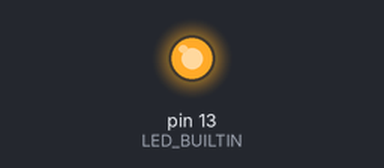
This sketch was run on a simulated Arduino Uno, built with avr-gcc and run on an emulated ATmega328P. Shown: output pins drawn as LEDs (lit = HIGH).

Above: at 0.15 s.
At 8.2 s:
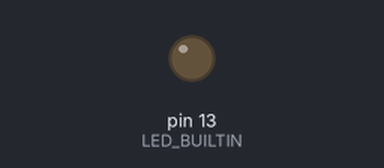
Timing chart, 0 to 11.7 s (numbered marks = the images above):
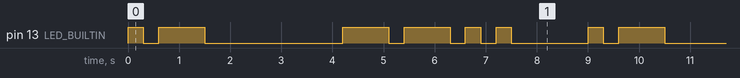

The sketch:

morse_code.ino
```cpp
/*
dot = 1 unit - check
dash = 3 units - check
space between parts of letter = 1 unit
dots, dashs, and the spaces between them in a single letter are covered by dot() and dash()

space between letters = 3 units - 2 units in next_letter() since each dot and dash is already followed with a 1 unit delay
space between words = 7 units - 4 units in next_word() since each dot and dash is already followed with a 1 unit delay plus a 2 unit delay for next_letter().
*/

#define unit 300 // ms

void dot() {
  digitalWrite(LED_BUILTIN, HIGH);
  delay(unit);
  digitalWrite(LED_BUILTIN, LOW);
  delay(unit);
}

void dash() {
  digitalWrite(LED_BUILTIN, HIGH);
  delay(unit * 3);
  digitalWrite(LED_BUILTIN, LOW);
  delay(unit);
}

void next_letter() {
  delay(unit * 2);
}

void next_word() {
  delay(unit * 4);
}

void setup() {
  // initialize digital pin LED_BUILTIN as an output.
  pinMode(LED_BUILTIN, OUTPUT);
}

// the loop function runs over and over again forever
void loop() {
  char message[] = "a z";
  const size_t message_length = sizeof(message);

  for (int i = 0; i < message_length; i++) {
    morse_letter(message[i]);
  }
}

void morse_letter(char letr) {
  switch (letr) {

    case 'a' :
      dot(); dash();
      break;

    case 'b' :
      dash(); dot(); dot(); dot();
      break;

    case 'c' :
      dash(); dot(); dash(); dot();
      break;

    case 'd' :
      dash(); dot(); dot();
      break;

    case 'e' :
      dot();
      break;

    case 'f' :
      dot(); dot(); dash(); dot();
      break;

    case 'g' :
      dash(); dash(); dot();
      break;

    case 'h' :
      dot(); dot(); dot(); dot();
      break;

    case 'i' :
      dot(); dot();
      break;

    case 'j' :
      dot(); dash(); dash(); dash();
      break;

    case 'k' :
      dash(); dot(); dash();
      break;

    case 'l' :
      dot(); dash(); dot(); dot();
      break;

    case 'm' :
      dash(); dash();
      break;

    case 'n' :
      dash(); dot();
      break;

    case 'o' :
      dash(); dash(); dash();
      break;

    case 'p' :
      dot(); dash(); dash(); dot();
      break;

    case 'q' :
      dash(); dash(); dot(); dash();
      break;

    case 'r' :
      dot(); dash(); dot();
      break;

    case 's' :
      dot(); dot(); dot();
      break;

    case 't' :
      dash();
      break;

    case 'u' :
      dot(); dot(); dash();
      break;

    case 'v' :
      dot(); dot(); dot(); dash();
      break;

    case 'w' :
      dot(); dash(); dash();
      break;

    case 'x' :
      dash(); dot(); dot(); dash();
      break;

    case 'y' :
      dash(); dot(); dash(); dash();
      break;

    case 'z' :
      dash(); dash(); dot(); dot();
      break;

    case ' ' :
      next_word();
      break;

    default :
      break;
  }
  next_letter();
}
```

Measured:
- by itself, pin 13 (LED_BUILTIN): repeats every 9.0 s: LOW 0.30 s, HIGH 0.90 s, LOW 2.7 s, 2 × (HIGH 0.90 s, LOW 0.30 s), HIGH 0.30 s, LOW 0.30 s, HIGH 0.30 s, LOW 1.5 s, HIGH 0.30 s
- by itself, everything shown: repeats every 9.0 s, in 12 steps
